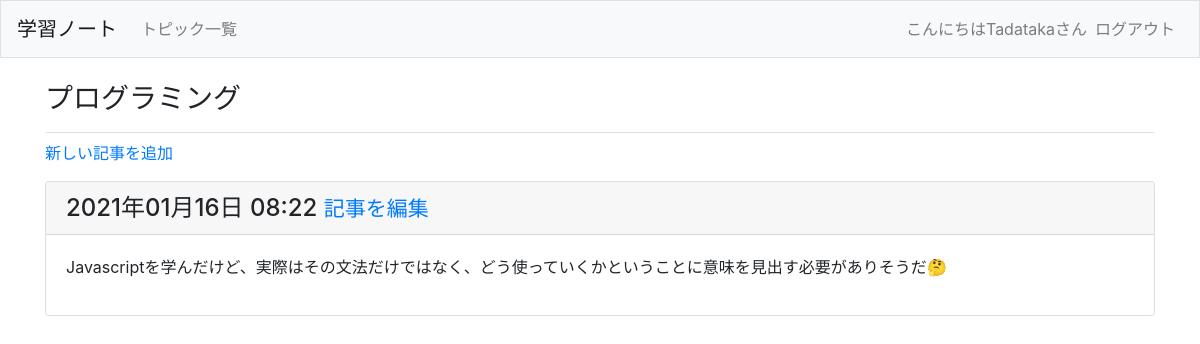
The page /topics/3/ (signed in) on the database its author committed.
### learning_logs/models.py (models this page shows, shortened)
class Topic(models.Model):#(p193)
    text = models.CharField(max_length=200)
    date_added = models.DateTimeField(auto_now_add=True)
    owner = models.ForeignKey(User, on_delete=models.CASCADE)#Userを外部キーとして関連付けた(p248)
    def __str__(self):
        return self.text

class Entry(models.Model):
    topic = models.ForeignKey(Topic, on_delete=models.CASCADE)#topicを外部キーとして関連付けた(p199)
    text = models.TextField()
    date_added = models.DateTimeField(auto_now_add=True)
    class Meta:
        verbose_name_plural = 'entries'

### learning_logs/views.py (the view)
# urls.py: path('topics/<int:topic_id>/', views.topic, name='topic'),#p216
@login_required#アクセス権追加(p247)
def topic(request, topic_id):
    topic = Topic.objects.get(id=topic_id)
    if topic.owner != request.user:
        raise Http404
    entries = topic.entry_set.order_by('-date_added')
    context = {'topic': topic, 'entries':entries}
    return render(request, 'learning_logs/topic.html', context)

### learning_logs/templates/learning_logs/topic.html
{% extends 'learning_logs/base.html' %}
{% block page_header %}
  <h3>{{ topic }}</h3>
{% endblock page_header %}
{% block content %}
  <p>
    <a href="{% url 'learning_logs:new_entry' topic.id %}">新しい記事を追加</a>
  </p>
  {% for entry in entries %}
    <div class="card mb-3">
      <h4 class="card-header">
        {{ entry.date_added|date:'Y年m月d日 H:i' }}
        <small><a href="{% url 'learning_logs:edit_entry' entry.id %}">
          記事を編集</a></small>
      </h4>
      <div class="card-body">
        {{ entry.text|linebreaks }}
      </div>
    </div>
  {% empty %}
    <p>このトピックにはまだ記事がありません。</p>
  {% endfor %}
{% endblock content %}

### learning_logs/templates/learning_logs/base.html (shortened to what this page needs)
{% load bootstrap4 %}
<!DOCTYPE html>
<html lang="ja">
<head>
    {% bootstrap_css %}
</head>
<body>
    <nav class="navbar navbar-expand-md navbar-light bg-light mb-4 border">
        <a class="navbar-brand" href="{% url 'learning_logs:index' %}">
            学習ノート
        </a>
        <div class="collapse navbar-collapse" id="navbarCollapse">
            <ul class="navbar-nav mr-auto">
                <li class="nav-item">
                    <a class="nav-link" href="{% url 'learning_logs:topics' %}">
                        トピック一覧
                    </a>
                </li>
            </ul>
            <ul class="navbar-nav ml-auto">
                {% if user.is_authenticated %}
                  <li class="nav-item">
                      <span class="navbar-text">こんにちは{{ user.username }}さん</span>
                  </li>
                  <li class="nav-item">
                      <a class="nav-link" href="{% url 'users:logout' %}">ログアウト</a>
                  </li>
                {% endif %}
            </ul>
        </div>
    </nav>
    <main role="main" class="container">
        <div class="pb-2 mb-2 border-bottom">
            {% block page_header %}{% endblock page_header %}
        </div>
        <div>
            {% block content %}{% endblock content %}
        </div>
    </main>
</body>
</html>

### rows shown on the page
Topic: text "プログラミング"
Entry: date_added "2021年01月16日 08:22", text "Javascriptを学んだけど、実際はその文法だけではなく、どう使っていくかということに意味を見出す必要がありそうだ🤔"

### other values the page prints
{{ user.username }} "Tadataka"
